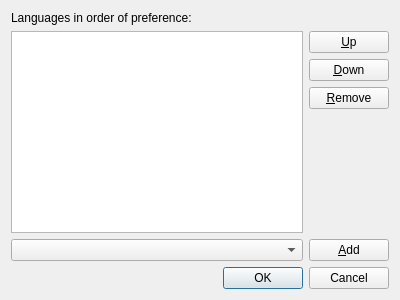
<?xml version="1.0" encoding="UTF-8"?>
<ui version="4.0">
 <class>WebBrowserLanguagesDialog</class>
 <widget class="QDialog" name="WebBrowserLanguagesDialog">
  <property name="geometry">
   <rect>
    <x>0</x>
    <y>0</y>
    <width>400</width>
    <height>300</height>
   </rect>
  </property>
  <property name="windowTitle">
   <string>Languages</string>
  </property>
  <layout class="QGridLayout" name="gridLayout">
   <item row="0" column="0">
    <widget class="QLabel" name="label">
     <property name="text">
      <string>Languages in order of preference:</string>
     </property>
    </widget>
   </item>
   <item row="1" column="0" rowspan="4">
    <widget class="QListView" name="languagesList"/>
   </item>
   <item row="1" column="1">
    <widget class="QPushButton" name="upButton">
     <property name="text">
      <string>&amp;Up</string>
     </property>
    </widget>
   </item>
   <item row="2" column="1">
    <widget class="QPushButton" name="downButton">
     <property name="text">
      <string>&amp;Down</string>
     </property>
    </widget>
   </item>
   <item row="3" column="1">
    <widget class="QPushButton" name="removeButton">
     <property name="text">
      <string>&amp;Remove</string>
     </property>
    </widget>
   </item>
   <item row="4" column="1">
    <spacer name="verticalSpacer">
     <property name="orientation">
      <enum>Qt::Vertical</enum>
     </property>
     <property name="sizeHint" stdset="0">
      <size>
       <width>20</width>
       <height>77</height>
      </size>
     </property>
    </spacer>
   </item>
   <item row="5" column="0">
    <widget class="QComboBox" name="addCombo"/>
   </item>
   <item row="5" column="1">
    <widget class="QPushButton" name="addButton">
     <property name="text">
      <string>&amp;Add</string>
     </property>
    </widget>
   </item>
   <item row="6" column="0" colspan="2">
    <widget class="QDialogButtonBox" name="buttonBox">
     <property name="orientation">
      <enum>Qt::Horizontal</enum>
     </property>
     <property name="standardButtons">
      <set>QDialogButtonBox::Cancel|QDialogButtonBox::Ok</set>
     </property>
    </widget>
   </item>
  </layout>
 </widget>
 <tabstops>
  <tabstop>languagesList</tabstop>
  <tabstop>upButton</tabstop>
  <tabstop>downButton</tabstop>
  <tabstop>removeButton</tabstop>
  <tabstop>addCombo</tabstop>
  <tabstop>addButton</tabstop>
  <tabstop>buttonBox</tabstop>
 </tabstops>
 <resources/>
 <connections>
  <connection>
   <sender>buttonBox</sender>
   <signal>accepted()</signal>
   <receiver>WebBrowserLanguagesDialog</receiver>
   <slot>accept()</slot>
   <hints>
    <hint type="sourcelabel">
     <x>248</x>
     <y>254</y>
    </hint>
    <hint type="destinationlabel">
     <x>157</x>
     <y>274</y>
    </hint>
   </hints>
  </connection>
  <connection>
   <sender>buttonBox</sender>
   <signal>rejected()</signal>
   <receiver>WebBrowserLanguagesDialog</receiver>
   <slot>reject()</slot>
   <hints>
    <hint type="sourcelabel">
     <x>316</x>
     <y>260</y>
    </hint>
    <hint type="destinationlabel">
     <x>286</x>
     <y>274</y>
    </hint>
   </hints>
  </connection>
 </connections>
</ui>
